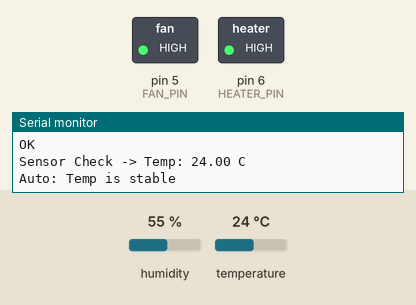
This sketch was run on a simulated Arduino Uno, built with avr-gcc and run on an emulated ATmega328P. On the bench: switched loads named in the sketch (green lamp = pin HIGH), the last lines printed to the serial monitor. The inputs (shaded band) are chosen by the test bench; at power-on: temperature 24 °C, humidity 55 %. The modem accepts every AT command (registered, SIM ready, sends succeed) and sends nothing else.

Above: at 10.2 s.
10.3 s: temperature set to 23.3 °C
At 16.2 s:
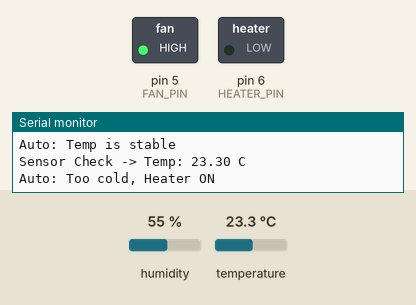
16.5 s: temperature set to 28 °C
At 21.3 s:
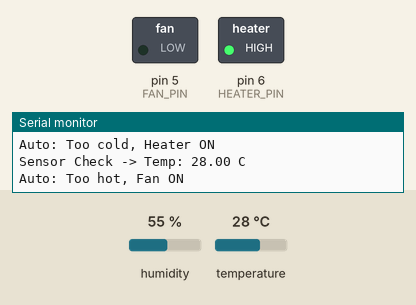
26.5 s: temperature set to 26.5 °C
31.2 s: temperature set to 25.5 °C
At 36.3 s:
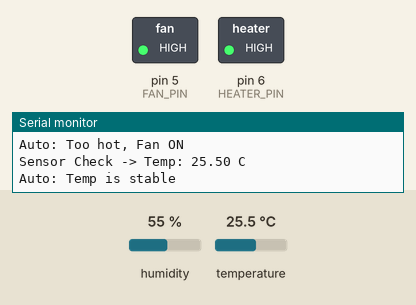
Timing chart, 0 to 37.5 s (numbered marks = the images above; inputs shaded):
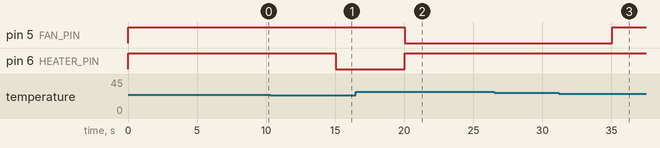

The sketch:

SMS_Automated_Thermostat.ino
```cpp
#include <SoftwareSerial.h>
#include <DHT.h>

// --- Pins ---
SoftwareSerial gsmSerial(7, 8); // RX, TX

#define DHTPIN 4       // Data pin for DHT22
#define FAN_PIN 5      // Relay IN1 for Fan
#define HEATER_PIN 6   // Relay IN2 for Heater

// --- Relay Logic ---
// Relays are Active LOW (LOW turns ON)
#define RELAY_ON LOW
#define RELAY_OFF HIGH

// --- DHT Setup ---
#define DHTTYPE DHT22
DHT dht(DHTPIN, DHTTYPE);

// --- Global Variables ---
float currentTemp = 0;
float currentHumidity = 0;
float targetTemp = 25.0;      // Default target temp
bool automationEnabled = true; // Start in AUTO mode
String lastSenderNumber = "";

// --- Timer Variables ---
unsigned long lastSensorCheck = 0;
const long sensorCheckInterval = 5000; // Check sensors every 5 seconds

void setup() {
  Serial.begin(9600);
  Serial.println("System is starting...");

  // Set pin modes for relays
  pinMode(FAN_PIN, OUTPUT);
  pinMode(HEATER_PIN, OUTPUT);

  // Start with relays OFF
  digitalWrite(FAN_PIN, RELAY_OFF);
  digitalWrite(HEATER_PIN, RELAY_OFF);

  // Start DHT sensor
  dht.begin();

  // Start GSM serial
  gsmSerial.begin(9600);
  delay(1000);

  Serial.println("Initializing GSM module for SMS...");

  // Configure GSM module for text-mode SMS
  delay(5000); // Wait for module to boot
  gsmSerial.println("AT"); // Check if module is responsive
  delay(1000);
  gsmSerial.println("AT+CMGF=1"); // Set SMS mode to Text
  delay(1000);
  gsmSerial.println("AT+CNMI=2,2,0,0,0"); // Set to notify on new SMS
  delay(1000);

  Serial.println("System Ready. Automation is ON.");
  Serial.print("Target temp is: ");
  Serial.println(targetTemp);
}

void loop() {
  // --- Task 1: Check for incoming SMS commands ---
  if (gsmSerial.available()) {
    String gsmResponse = gsmSerial.readString();
    Serial.println(gsmResponse); // Print all GSM chatter for debugging

    // Check if this is a new SMS notification
    if (gsmResponse.indexOf("+CMT:") > -1) {
      parseSmsCommand(gsmResponse);
    }
  }

  // --- Task 2: Run thermostat logic every 5 seconds ---
  unsigned long currentMillis = millis();
  if (currentMillis - lastSensorCheck >= sensorCheckInterval) {
    lastSensorCheck = currentMillis;

    // Read sensor data
    currentHumidity = dht.readHumidity();
    currentTemp = dht.readTemperature(); // Read in Celsius

    // Check if read failed
    if (isnan(currentHumidity) || isnan(currentTemp)) {
      Serial.println("Failed to read from DHT sensor!");
    } else {
      Serial.print("Sensor Check -> Temp: ");
      Serial.print(currentTemp);
      Serial.println(" C");
    }

    // Run the automation logic
    runThermostatLogic();
  }
}

// --- This function runs the main automation ---
void runThermostatLogic() {
  // Only run if automation is enabled
  if (automationEnabled) {
    // Check if temp is valid
    if (isnan(currentTemp)) {
      // Don't do anything if sensor read failed
      return;
    }

    // Define a 1-degree "deadband" to prevent rapid switching
    float deadband = 1.0;

    if (currentTemp > targetTemp + deadband) {
      // Too HOT: Turn fan ON, heater OFF
      digitalWrite(FAN_PIN, RELAY_ON);
      digitalWrite(HEATER_PIN, RELAY_OFF);
      Serial.println("Auto: Too hot, Fan ON");
    } else if (currentTemp < targetTemp - deadband) {
      // Too COLD: Turn fan OFF, heater ON
      digitalWrite(FAN_PIN, RELAY_OFF);
      digitalWrite(HEATER_PIN, RELAY_ON);
      Serial.println("Auto: Too cold, Heater ON");
    } else {
      // JUST RIGHT: Turn both OFF
      digitalWrite(FAN_PIN, RELAY_OFF);
      digitalWrite(HEATER_PIN, RELAY_OFF);
      Serial.println("Auto: Temp is stable");
    }
  }
  // If automation is OFF, this logic is skipped
}

// --- This function reads the SMS and decides what to do ---
void parseSmsCommand(String response) {
  Serial.println("New SMS Received! Parsing command...");

  // --- 1. Extract Sender Number ---
  // Format is: +CMT: "+8801xxxxxxxxx","","..."
  int numStart = response.indexOf("\"") + 1;
  int numEnd = response.indexOf("\"", numStart);
  String senderNumber = response.substring(numStart, numEnd);
  lastSenderNumber = senderNumber; // Save for later

  Serial.print("From: ");
  Serial.println(senderNumber);

  // --- 2. Extract Message Body ---
  // The message is on the next line
  int msgStart = response.indexOf("\n", numEnd) + 1;
  String msg = response.substring(msgStart);
  msg.trim(); // Remove any extra spaces or newlines
  msg.toUpperCase(); // Make it case-insensitive (e.g., "status" == "STATUS")

  Serial.print("Message: ");
  Serial.println(msg);

  String replyMessage = ""; // We will build a reply

  // --- 3. Match the command ---
  if (msg.indexOf("STATUS") > -1) {
    String mode = automationEnabled ? "AUTO" : "MANUAL";
    replyMessage = "Temp: " + String(currentTemp) + "C\n";
    replyMessage += "Hum: " + String(currentHumidity) + "%\n";
    replyMessage += "Target: " + String(targetTemp) + "C\n";
    replyMessage += "Mode: " + mode;

  } else if (msg.indexOf("AUTO") > -1) {
    automationEnabled = true;
    replyMessage = "Automation is now ON. Target: " + String(targetTemp) + "C";

  } else if (msg.indexOf("MANUAL") > -1) {
    automationEnabled = false;
    // Turn off all relays when switching to manual
    digitalWrite(FAN_PIN, RELAY_OFF);
    digitalWrite(HEATER_PIN, RELAY_OFF);
    replyMessage = "Automation is OFF. Relays are OFF.";

  } else if (msg.indexOf("FAN ON") > -1) {
    if (automationEnabled) {
      replyMessage = "Cannot turn on Fan. System is in AUTO mode.";
    } else {
      digitalWrite(FAN_PIN, RELAY_ON);
      replyMessage = "Manual Fan: ON";
    }

  } else if (msg.indexOf("FAN OFF") > -1) {
     if (!automationEnabled) {
       digitalWrite(FAN_PIN, RELAY_OFF);
       replyMessage = "Manual Fan: OFF";
     }

  } else if (msg.indexOf("HEAT ON") > -1) {
    if (automationEnabled) {
      replyMessage = "Cannot turn on Heater. System is in AUTO mode.";
    } else {
      digitalWrite(HEATER_PIN, RELAY_ON);
      replyMessage = "Manual Heater: ON";
    }

  } else if (msg.indexOf("HEAT OFF") > -1) {
     if (!automationEnabled) {
       digitalWrite(HEATER_PIN, RELAY_OFF);
       replyMessage = "Manual Heater: OFF";
     }

  } else if (msg.indexOf("SET") > -1) {
    // This is trickier. We need to find the number after "SET "
    // Find the space after "SET"
    int tempStart = msg.indexOf("SET") + 4; // 4 chars: S, E, T, [space]
    String tempValue = msg.substring(tempStart);
    targetTemp = tempValue.toFloat(); // Convert text to a number
    replyMessage = "New Target Temp is " + String(targetTemp) + "C";
  }

  // --- 4. Send the reply (if any) ---
  if (replyMessage.length() > 0) {
    sendSms(senderNumber, replyMessage);
  }
}

// --- This function sends an SMS ---
void sendSms(String number, String message) {
  Serial.print("Sending reply to ");
  Serial.println(number);

  gsmSerial.println("AT+CMGF=1"); // Set text mode
  delay(1000);

  // Force GSM alphabet (solves many send errors)
  gsmSerial.println("AT+CSCS=\"GSM\"");
  delay(1000);

  // Set the recipient's phone number
  gsmSerial.println("AT+CMGS=\"" + number + "\"");
  delay(1000);

  // Send the message text
  gsmSerial.print(message);
  delay(1000);

  // Send the "End of Message" character (Ctrl+Z)
  gsmSerial.write(26);
  delay(1000);

  Serial.println("Reply Sent!");
}
```

Measured:
- the behaviour switches between 24 and 23.9 °C on temperature (found by bisection; images 0 and 1)
- the behaviour switches between 26.1 and 26 °C on temperature (found by bisection; images 2 and 3)
- after the input at 10.3 s, pin 6 (HEATER_PIN): HIGH → LOW after 4.7 s
- after the input at 16.5 s, pin 5 (FAN_PIN): HIGH → LOW after 3.5 s; pin 6 (HEATER_PIN): LOW → HIGH after 3.5 s
- after the input at 31.2 s, pin 5 (FAN_PIN): LOW → HIGH after 3.8 s
